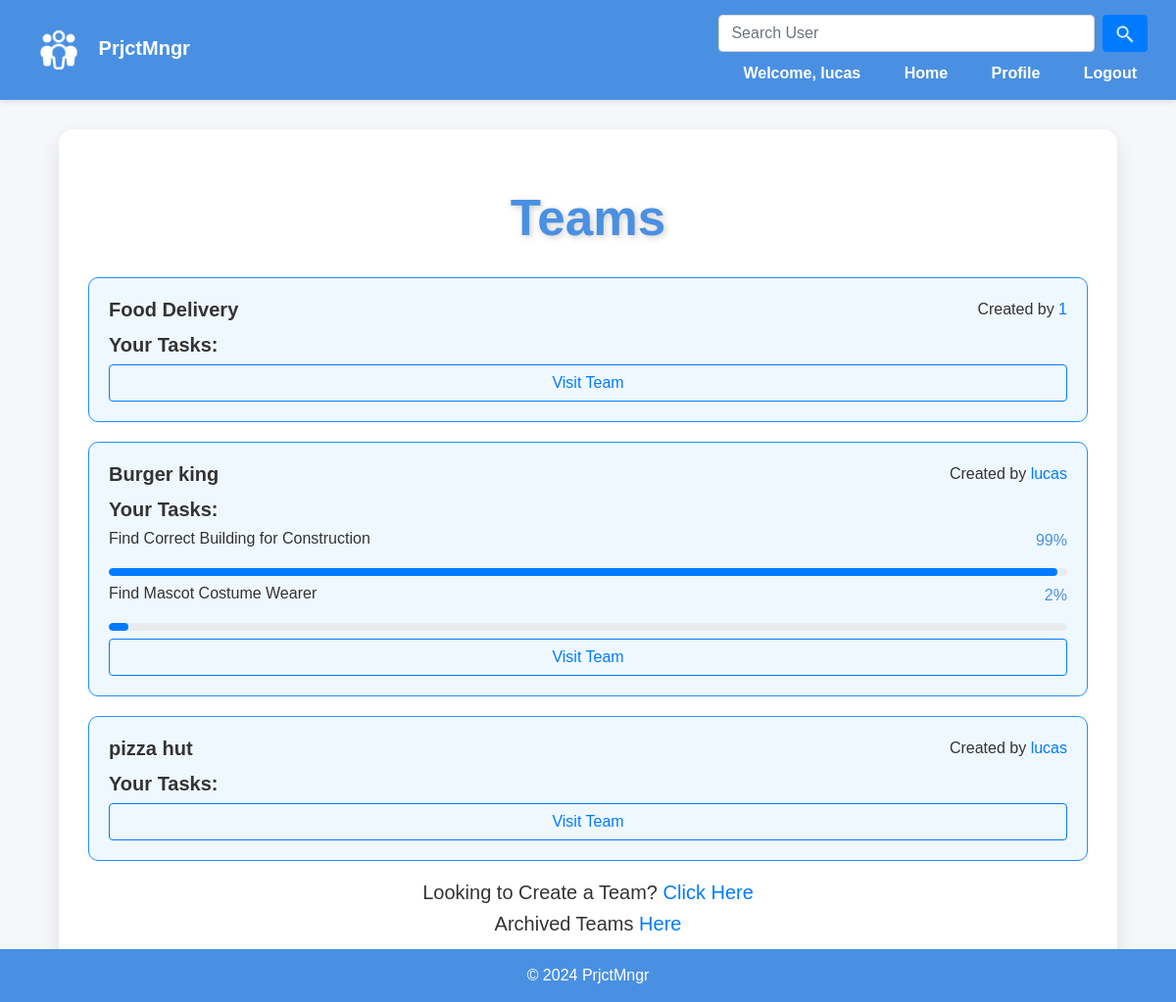
/ (signed in), run on an earlier commit of the app's database.
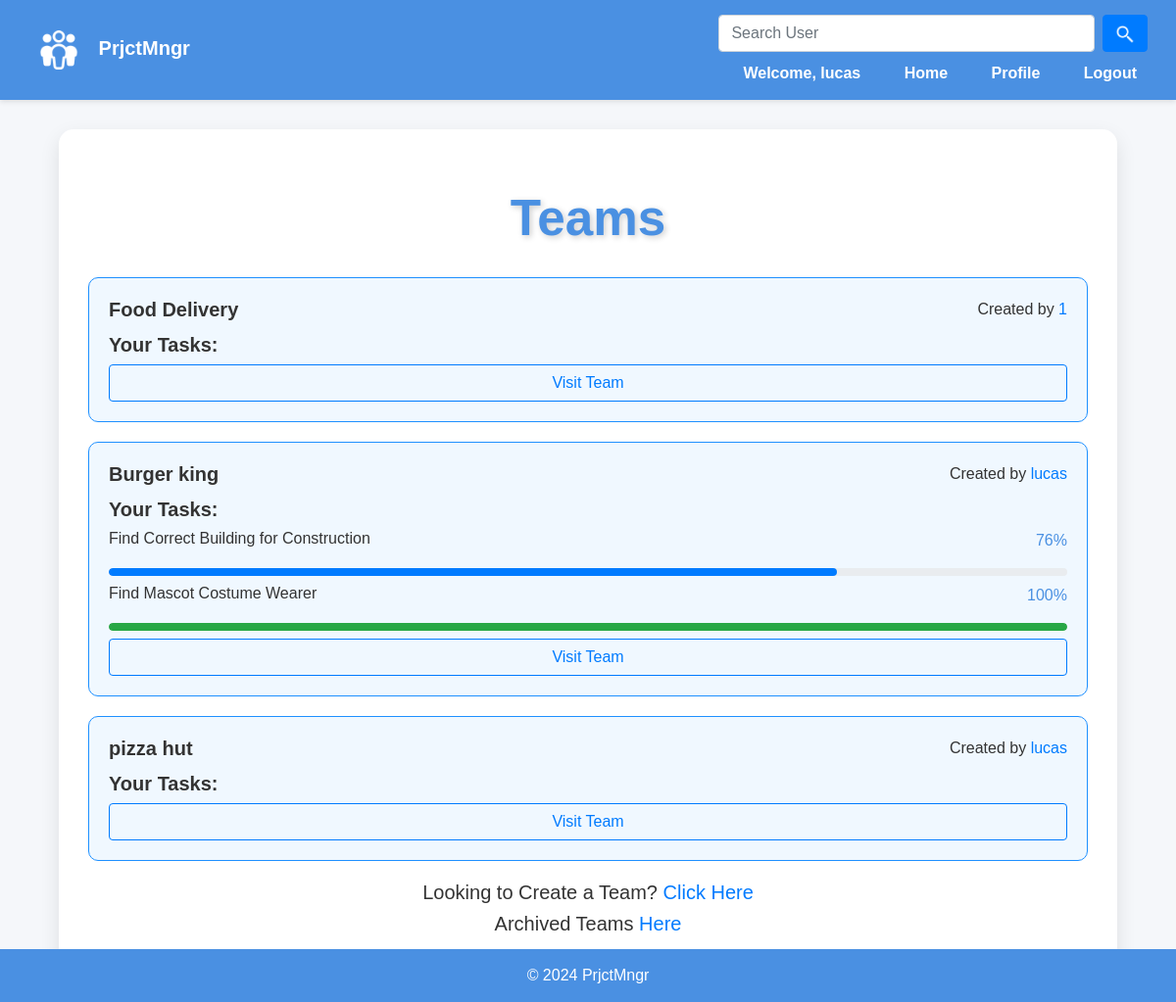
And on a later commit of the database.
### team/models.py (models this page shows)
class Task(models.Model):
    name = models.CharField(max_length=120,default='')
    completed = models.BooleanField(default=False)
    assigned_to = models.ForeignKey('User', on_delete=models.CASCADE, related_name='assigned_tasks')
    deadline = models.DateTimeField()
    priority = models.IntegerField(default=0)
    progress = models.IntegerField(default=0)
    progress_description = models.TextField()
    description = models.TextField(default='',)
    team=models.ForeignKey('Team', on_delete=models.CASCADE, related_name='tasks',default=None)

### team/views.py (the view)
# urls.py: path('', views.index, name='index'),
def index(request):
    if request.user.is_authenticated:
        user = request.user
        teams = Team.objects.filter(members=user,archived=False)
        tasks= Task.objects.filter(assigned_to=user)
        return render(request, 'index.html', {'teams':teams,"tasks":tasks})
    else:
        return render(request, 'register.html')

### team/templates/index.html (shortened to what this page needs)
{% extends "layout.html" %}
{% block body %}
    <h1>Teams</h1>
    {% if teams %}
        {% for team in teams %}
            <div class="card-body" style="background: #f0f8ff; border-radius: 10px;margin-bottom: 20px; border: 0.1px dodgerblue solid;">
                <div class="d-flex justify-content-between">
                    <h5 style ="font-weight: bold" class="card-title">{{ team.name }}</h5>
                    <p class="card-text">Created by <a href ="{% url 'profile' team.creator.username %}">{{ team.creator }}</a> </p>
                </div>
                <h5 style ="font-weight: bold" > Your Tasks:</h5>
                {% for task in tasks %}
                    {% if task.team == team %}
                        <div class="task-item mb-2">
                            <div class="d-flex justify-content-between">
                                <h6 >{{ task.name }}</h6>
                                <p style="color: #4a90e2;">{{ task.progress }}%</p>
                            </div>
                            <div class="progress" style="height: 8px; border-radius: 5px;">
                                <div class="progress-bar {% if task.completed %}bg-success{% else %}bg-primary{% endif %}"
                                     role="progressbar"
                                     style="width: {{ task.progress }}%; border-radius: 5px;"
                                     aria-valuenow="{{ task.progress }}" aria-valuemin="0" aria-valuemax="100">
                                </div>
                            </div>
                        </div>
                    {% endif %}
                {% endfor %}
                <form action="team/{{ team.name }}" style="text-align: center">
                    <input style="width:100%;" type="submit" class="btn btn-outline-primary" value="Visit Team">
                </form>
            </div>
        {% endfor %}
    {% else %}
        <h3 style="text-align: center;margin-top:40px" >Look's Like There's Nothing here.</h3>
    {% endif %}
            <h5 style="text-align: center">Looking to Create a Team? <a href ="create_team" > Click Here </a></h5>
            <h5 style="text-align: center">Archived Teams <a href ="archive" > Here</a></h5>
{% endblock %}

What changed in the data, as far as the page shows it:
changed Task "Find Correct Building for Construction": progress "99" → "76"
changed Task "Find Mascot Costume Wearer": progress "2" → "100"; completed False → True (drawn)
